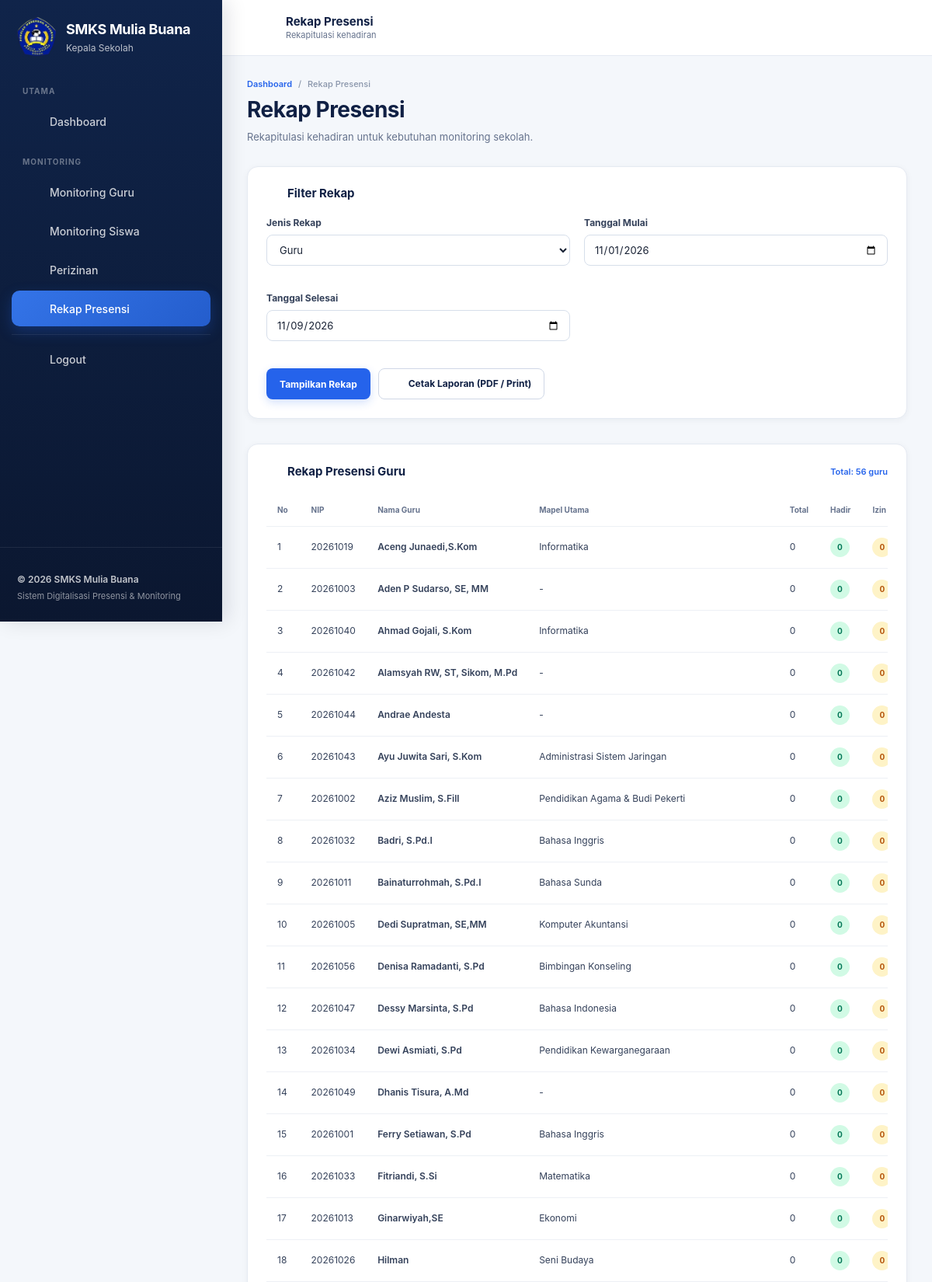
The page /kepsek/rekap.php (signed in, upper part) on the database its author committed.
### tables this page shows
CREATE TABLE `guru` (
  `id` int(10) unsigned NOT NULL AUTO_INCREMENT,
  `user_id` int(10) unsigned NOT NULL,
  `nip` varchar(30) NOT NULL,
  `nama_lengkap` varchar(100) NOT NULL,
  `mapel_utama_id` int(10) unsigned DEFAULT NULL,
  `status` enum('aktif','nonaktif') NOT NULL DEFAULT 'aktif',
  `created_at` timestamp NOT NULL DEFAULT current_timestamp(),
  `updated_at` timestamp NOT NULL DEFAULT current_timestamp() ON UPDATE current_timestamp(),
  PRIMARY KEY (`id`),
  UNIQUE KEY `user_id` (`user_id`),
  UNIQUE KEY `nip` (`nip`),
  KEY `fk_guru_mapel` (`mapel_utama_id`),
  CONSTRAINT `fk_guru_mapel` FOREIGN KEY (`mapel_utama_id`) REFERENCES `mapel` (`id`) ON DELETE SET NULL ON UPDATE CASCADE,
  CONSTRAINT `fk_guru_user` FOREIGN KEY (`user_id`) REFERENCES `users` (`id`) ON UPDATE CASCADE
);

CREATE TABLE `mapel` (
  `id` int(10) unsigned NOT NULL AUTO_INCREMENT,
  `kode_mapel` varchar(20) NOT NULL,
  `nama_mapel` varchar(100) NOT NULL,
  `created_at` timestamp NOT NULL DEFAULT current_timestamp(),
  PRIMARY KEY (`id`),
  UNIQUE KEY `kode_mapel` (`kode_mapel`)
);

### kepsek/rekap.php (the view, shortened to what this page needs)
<?php
require_once '../config/database.php';
require_once '../config/helpers.php';
$tanggalMulai = $_GET['tanggal_mulai'] ?? date('Y-m-01');
$tanggalSelesai = $_GET['tanggal_selesai'] ?? date('Y-m-d');
$jenis = $_GET['jenis'] ?? 'guru';
$rekapGuru = [];
if ($jenis === 'guru') {
    $stmt = $pdo->prepare("
        SELECT
            g.id,
            g.nip,
            g.nama_lengkap,
            m.nama_mapel,
            COUNT(pg.id) AS total_presensi,
            SUM(CASE WHEN pg.status = 'Hadir' THEN 1 ELSE 0 END) AS hadir,
            SUM(CASE WHEN pg.status = 'Izin' THEN 1 ELSE 0 END) AS izin,
            SUM(CASE WHEN pg.status = 'Alfa' THEN 1 ELSE 0 END) AS alfa
        FROM guru g
        LEFT JOIN mapel m
            ON m.id = g.mapel_utama_id
        LEFT JOIN presensi_guru pg
            ON pg.guru_id = g.id
            AND pg.tanggal BETWEEN :tanggal_mulai AND :tanggal_selesai
        WHERE g.status = 'aktif'
        GROUP BY
            g.id,
            g.nip,
            g.nama_lengkap,
            m.nama_mapel
        ORDER BY g.nama_lengkap ASC
    ");
    $stmt->execute([
        ':tanggal_mulai' => $tanggalMulai,
        ':tanggal_selesai' => $tanggalSelesai
    ]);
    $rekapGuru = $stmt->fetchAll(PDO::FETCH_ASSOC);
}
?>
<!DOCTYPE html>
<html lang="id">
<head>
    <link rel="stylesheet" href="../assets/css/style.css">
</head>
<body>
<div class="app-shell">
    <?php include __DIR__ . '/partials/sidebar.php'; ?>
    <div class="app-main">
        <?php include __DIR__ . '/partials/notif-count.php'; ?>
        <?php include __DIR__ . '/partials/topbar.php'; ?>
        <main class="dashboard-content">
            <div class="dashboard-container">
                <div class="page-header">
                    <div class="breadcrumb">
                        <a href="dashboard.php">Dashboard</a>
                        <span>/</span>
                        <span>Rekap Presensi</span>
                    </div>
                    <h1 class="page-title">
                        Rekap Presensi
                    </h1>
                    <p class="page-description">
                        Rekapitulasi kehadiran untuk kebutuhan
                        monitoring sekolah.
                    </p>
                </div>
                <div class="dashboard-card">
                    <div class="dashboard-card-header">
                        <h2 class="dashboard-card-title">
                            <span class="dashboard-card-title-icon"><?= appIcon("search", "", 18) ?></span>
                            Filter Rekap
                        </h2>
                    </div>
                    <div class="dashboard-card-body">
                        <form method="GET">
                            <div class="form-grid">
                                <div class="form-group">
                                    <label for="jenis" class="form-label">
                                        Jenis Rekap
                                    </label>
                                    <select id="jenis" name="jenis">
                                        <option
                                            value="guru"
                                            <?= $jenis === 'guru' ? 'selected' : '' ?>
                                        >
                                            Guru
                                        </option>
                                    </select>
                                </div>
                                <div class="form-group">
                                    <label for="tanggal_mulai" class="form-label">
                                        Tanggal Mulai
                                    </label>
                                    <input
                                        type="date"
                                        id="tanggal_mulai"
                                        name="tanggal_mulai"
                                        value="<?= e($tanggalMulai) ?>"
                                        required
                                    >
                                </div>
                                <div class="form-group">
                                    <label for="tanggal_selesai" class="form-label">
                                        Tanggal Selesai
                                    </label>
                                    <input
                                        type="date"
                                        id="tanggal_selesai"
                                        name="tanggal_selesai"
                                        value="<?= e($tanggalSelesai) ?>"
                                        required
                                    >
                                </div>
                            </div>
                            <div class="form-actions">
                                <button type="submit" class="btn btn-primary">
                                    Tampilkan Rekap
                                </button>
                                <?php if ($jenis === 'guru'): ?>
                                <a href="cetak-rekap.php?bulan=<?= e($bulan) ?>" target="_blank" class="btn btn-outline" style="display: inline-flex; align-items: center; gap: 6px;">
                                    <?= appIcon("file-text", "", 16) ?> Cetak Laporan (PDF / Print)
                                </a>
                                <?php endif; ?>
                            </div>
                        </form>
                    </div>
                </div>
                <?php if ($jenis === 'guru'): ?>
                    <div class="dashboard-card">
                        <div class="dashboard-card-header">
                            <h2 class="dashboard-card-title">
                                <span class="dashboard-card-title-icon"><?= appIcon("guru", "", 18) ?></span>
                                Rekap Presensi Guru
                            </h2>
                            <div class="dashboard-card-link" style="cursor: default;">
                                Total: <?= count($rekapGuru) ?> guru
                            </div>
                        </div>
                        <div class="dashboard-card-body">
                            <div class="schedule-table-wrap">
                                <table class="schedule-table">
                                    <thead>
                                        <tr>
                                            <th>No</th>
                                            <th>NIP</th>
                                            <th>Nama Guru</th>
                                            <th>Mapel Utama</th>
                                            <th>Total</th>
                                            <th>Hadir</th>
                                            <th>Izin</th>
                                        </tr>
                                    </thead>
                                    <tbody>
                                    <?php if (empty($rekapGuru)): ?>
                                        <tr>
                                            <td
                                                colspan="9"
                                                style="text-align:center; padding: 30px; color: var(--text-500);"
                                            >
                                                Belum ada data presensi guru pada periode ini.
                                            </td>
                                        </tr>
                                    <?php else: ?>
                                        <?php foreach ($rekapGuru as $index => $row): ?>
                                            <?php
                                            $total = (int) $row['total_presensi'];
                                            $hadir = (int) $row['hadir'];
                                            ?>
                                            <tr>
                                                <td>
                                                    <?= $index + 1 ?>
                                                </td>
                                                <td>
                                                    <?= e($row['nip'] ?: '-') ?>
                                                </td>
                                                <td class="schedule-subject">
                                                    <?= e($row['nama_lengkap']) ?>
                                                </td>
                                                <td>
                                                    <?= e($row['nama_mapel'] ?: '-') ?>
                                                </td>
                                                <td>
                                                    <?= $total ?>
                                                </td>
                                                <td>
                                                    <span class="status-badge success">
                                                        <?= $hadir ?>
                                                    </span>
                                                </td>
                                                <td>
                                                    <span class="status-badge warning">
                                                        <?= (int) $row['izin'] ?>
                                                    </span>
                                                </td>
                                            </tr>
                                        <?php endforeach; ?>
                                    <?php endif; ?>
                                    </tbody>
                                </table>
                            </div>
                        </div>
                    </div>
                <?php endif; ?>
            </div>
        </main>
    </div>
</div>
</body>
</html>

### rows shown on the page
guru: nip "20261019", nama_lengkap "Aceng Junaedi,S.Kom", mapel_utama.nama_mapel "Informatika", total "0", hadir "0", izin "0"
guru: nip "20261003", nama_lengkap "Aden P Sudarso, SE, MM", nama_mapel "-", total "0", hadir "0", izin "0"
guru: nip "20261040", nama_lengkap "Ahmad Gojali, S.Kom", mapel_utama.nama_mapel "Informatika", total "0", hadir "0", izin "0"
guru: nip "20261042", nama_lengkap "Alamsyah RW, ST, Sikom, M.Pd", nama_mapel "-", total "0", hadir "0", izin "0"
guru: nip "20261044", nama_lengkap "Andrae Andesta", nama_mapel "-", total "0", hadir "0", izin "0"
guru: nip "20261043", nama_lengkap "Ayu Juwita Sari, S.Kom", mapel_utama.nama_mapel "Administrasi Sistem Jaringan", total "0", hadir "0", izin "0"
guru: nip "20261002", nama_lengkap "Aziz Muslim, S.Fill", mapel_utama.nama_mapel "Pendidikan Agama & Budi Pekerti", total "0", hadir "0", izin "0"
guru: nip "20261032", nama_lengkap "Badri, S.Pd.I", mapel_utama.nama_mapel "Bahasa Inggris", total "0", hadir "0", izin "0"
guru: nip "20261011", nama_lengkap "Bainaturrohmah, S.Pd.I", mapel_utama.nama_mapel "Bahasa Sunda", total "0", hadir "0", izin "0"
guru: nip "20261005", nama_lengkap "Dedi Supratman, SE,MM", mapel_utama.nama_mapel "Komputer Akuntansi", total "0", hadir "0", izin "0"
guru: nip "20261056", nama_lengkap "Denisa Ramadanti, S.Pd", mapel_utama.nama_mapel "Bimbingan Konseling", total "0", hadir "0", izin "0"
guru: nip "20261047", nama_lengkap "Dessy Marsinta, S.Pd", mapel_utama.nama_mapel "Bahasa Indonesia", total "0", hadir "0", izin "0"
guru: nip "20261034", nama_lengkap "Dewi Asmiati, S.Pd", mapel_utama.nama_mapel "Pendidikan Kewarganegaraan", total "0", hadir "0", izin "0"
guru: nip "20261049", nama_lengkap "Dhanis Tisura, A.Md", nama_mapel "-", total "0", hadir "0", izin "0"
guru: nip "20261001", nama_lengkap "Ferry Setiawan, S.Pd", mapel_utama.nama_mapel "Bahasa Inggris", total "0", hadir "0", izin "0"
guru: nip "20261033", nama_lengkap "Fitriandi, S.Si", mapel_utama.nama_mapel "Matematika", total "0", hadir "0", izin "0"
guru: nip "20261013", nama_lengkap "Ginarwiyah,SE", mapel_utama.nama_mapel "Ekonomi", total "0", hadir "0", izin "0"
guru: nip "20261026", nama_lengkap "Hilman", mapel_utama.nama_mapel "Seni Budaya", total "0", hadir "0", izin "0"

### other values the page prints
$grup "UTAMA"
$menu['label'] "Dashboard"
$grup "MONITORING"
$menu['label'] "Monitoring Guru"
$menu['label'] "Monitoring Siswa"
$menu['label'] "Perizinan"
$menu['label'] "Rekap Presensi"
$pageTitle "Rekap Presensi"
$pageSubtitle "Rekapitulasi kehadiran"
count($rekapGuru) "56"
